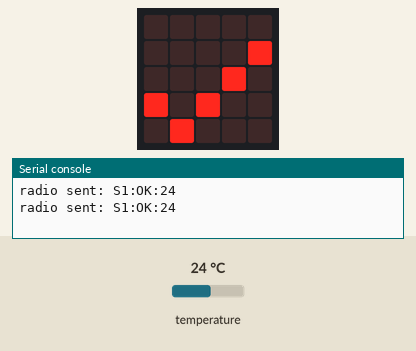
This program was run on a simulated BBC micro:bit running MicroPython. Parts: the board's 5×5 LED display, the last lines printed to the serial console. Inputs (shaded band) come from the test bench; at power-on: temperature 24 °C. No radio messages arrive unless stated (any console line starting 'radio sent:' is added by the test bench).

Above: at 1.2 s.
1.3 s: temperature set to 28 °C
At 2.8 s:
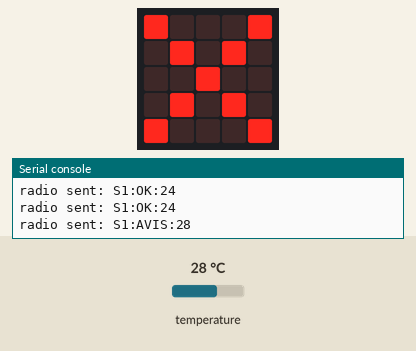
3.5 s: temperature set to 33 °C
At 4.4 s:
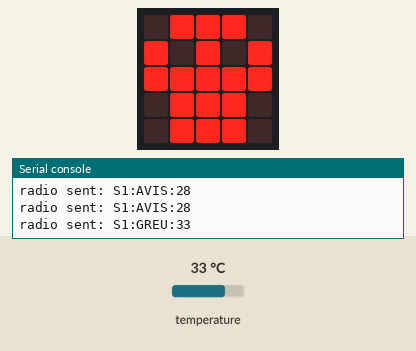
5.5 s: temperature set to 12 °C
At 7.2 s:
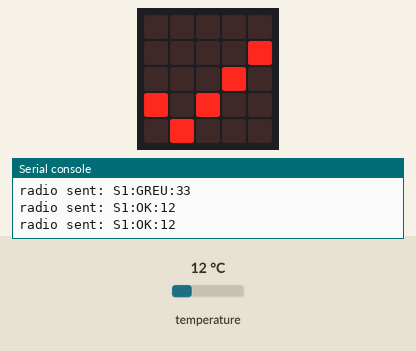
7.5 s: temperature set to 41 °C
At 8.8 s:
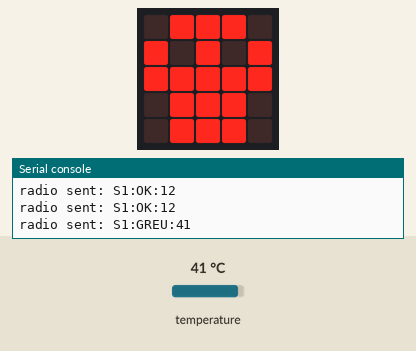
Timing chart, 0 to 10.5 s (numbered marks = the images above; inputs shaded):
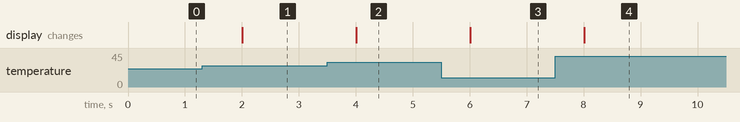

The program:

B_alerta_emissor_ampliat.py
```python
# Solucionari Repte SA8-B · Sistema d'alerta - EMISSOR (AMPLIAT)
# AMPLIACIO 1: diferencia estat normal vs alerta amb icones clares.
# AMPLIACIO 2: diversos NIVELLS d'alerta (avis / greu).
# AMPLIACIO 3: emissor IDENTIFICAT dins d'una xarxa de tres emissors.
#   Tambe envia l'estat normal (OK) periodicament: aixi el receptor pot
#   detectar si aquest emissor CALLA massa estona.
# NOTA: cada equip, un group propi.

from microbit import *
import radio

radio.on()
radio.config(group=10)

# AMPLIACIO 3: identificador d'AQUEST emissor.
# Carrega'l a cada placa canviant ID: "S1", "S2" o "S3" (un per placa).
ID = "S1"

AVIS = 26          # AMPLIACIO 2: nivells
GREU = 30

while True:
    t = temperature()
    if t > GREU:
        radio.send(ID + ":GREU:" + str(t))
        display.show(Image.SKULL)
    elif t > AVIS:
        radio.send(ID + ":AVIS:" + str(t))
        display.show(Image.NO)
    else:
        # AMPLIACIO 3: missatge OK periodic ("estic viu"); si el receptor
        # deixa de rebre'l, sabra que aquest emissor ha callat
        radio.send(ID + ":OK:" + str(t))
        display.show(Image.YES)   # AMPLIACIO 1: estat normal
    sleep(1000)
```

Measured:
- after the input at 1.3 s, the display: changes after 0.70 s (image 1)
- after the input at 3.5 s, the display: changes after 0.51 s (image 2)
- after the input at 5.5 s, the display: changes after 0.51 s (image 3)
- after the input at 7.5 s, the display: changes after 0.51 s (image 4)
